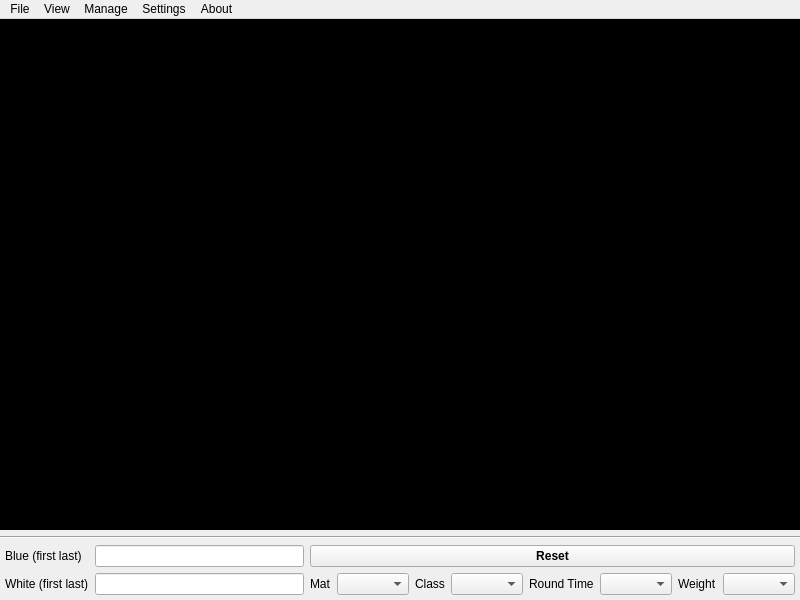
<?xml version="1.0" encoding="UTF-8"?>
<ui version="4.0">
 <class>MainWindow</class>
 <widget class="QMainWindow" name="MainWindow">
  <property name="windowModality">
   <enum>Qt::ApplicationModal</enum>
  </property>
  <property name="geometry">
   <rect>
    <x>0</x>
    <y>0</y>
    <width>800</width>
    <height>600</height>
   </rect>
  </property>
  <property name="sizePolicy">
   <sizepolicy hsizetype="Expanding" vsizetype="Expanding">
    <horstretch>0</horstretch>
    <verstretch>0</verstretch>
   </sizepolicy>
  </property>
  <property name="maximumSize">
   <size>
    <width>5000</width>
    <height>5000</height>
   </size>
  </property>
  <property name="windowTitle">
   <string>Ipponboard</string>
  </property>
  <property name="windowIcon">
   <iconset resource="../base/ipponboard.qrc">
    <normaloff>:/res/images/logo.png</normaloff>:/res/images/logo.png</iconset>
  </property>
  <property name="statusTip">
   <string notr="true"/>
  </property>
  <property name="whatsThis">
   <string notr="true"/>
  </property>
  <property name="documentMode">
   <bool>false</bool>
  </property>
  <property name="tabShape">
   <enum>QTabWidget::Rounded</enum>
  </property>
  <property name="dockOptions">
   <set>QMainWindow::AllowTabbedDocks|QMainWindow::AnimatedDocks</set>
  </property>
  <widget class="QWidget" name="centralWidget">
   <property name="autoFillBackground">
    <bool>false</bool>
   </property>
   <layout class="QVBoxLayout" name="verticalLayout_0" stretch="1,0,0">
    <property name="leftMargin">
     <number>0</number>
    </property>
    <property name="topMargin">
     <number>0</number>
    </property>
    <property name="rightMargin">
     <number>0</number>
    </property>
    <property name="bottomMargin">
     <number>5</number>
    </property>
    <item>
     <widget class="QFrame" name="frame_primary_view">
      <property name="styleSheet">
       <string notr="true">background-color: rgb(0, 0, 0);</string>
      </property>
      <property name="frameShape">
       <enum>QFrame::NoFrame</enum>
      </property>
      <property name="frameShadow">
       <enum>QFrame::Plain</enum>
      </property>
      <layout class="QVBoxLayout" name="verticalLayout_3">
       <property name="spacing">
        <number>0</number>
       </property>
       <property name="margin">
        <number>0</number>
       </property>
      </layout>
     </widget>
    </item>
    <item>
     <widget class="Line" name="line_2">
      <property name="orientation">
       <enum>Qt::Horizontal</enum>
      </property>
     </widget>
    </item>
    <item>
     <layout class="QGridLayout" name="gridLayout" rowstretch="0,0" columnstretch="0,0,0,0">
      <property name="leftMargin">
       <number>5</number>
      </property>
      <property name="topMargin">
       <number>0</number>
      </property>
      <property name="rightMargin">
       <number>5</number>
      </property>
      <item row="0" column="3">
       <widget class="QPushButton" name="button_reset">
        <property name="font">
         <font>
          <weight>75</weight>
          <bold>true</bold>
         </font>
        </property>
        <property name="text">
         <string>Reset</string>
        </property>
       </widget>
      </item>
      <item row="0" column="0">
       <widget class="QLabel" name="label">
        <property name="font">
         <font>
          <weight>50</weight>
          <bold>false</bold>
         </font>
        </property>
        <property name="styleSheet">
         <string notr="true"/>
        </property>
        <property name="text">
         <string>Blue (first last)</string>
        </property>
       </widget>
      </item>
      <item row="0" column="1">
       <widget class="QLineEdit" name="lineEdit_name_blue">
        <property name="styleSheet">
         <string notr="true"/>
        </property>
       </widget>
      </item>
      <item row="1" column="0">
       <widget class="QLabel" name="label_2">
        <property name="font">
         <font>
          <weight>50</weight>
          <bold>false</bold>
         </font>
        </property>
        <property name="styleSheet">
         <string notr="true"/>
        </property>
        <property name="text">
         <string>White (first last)</string>
        </property>
       </widget>
      </item>
      <item row="1" column="1">
       <widget class="QLineEdit" name="lineEdit_name_white">
        <property name="styleSheet">
         <string notr="true"/>
        </property>
       </widget>
      </item>
      <item row="1" column="3">
       <layout class="QHBoxLayout" name="horizontalLayout_2">
        <property name="leftMargin">
         <number>0</number>
        </property>
        <property name="topMargin">
         <number>0</number>
        </property>
        <property name="rightMargin">
         <number>0</number>
        </property>
        <item>
         <widget class="QLabel" name="label_4">
          <property name="text">
           <string>Mat</string>
          </property>
         </widget>
        </item>
        <item>
         <widget class="QComboBox" name="comboBox_mat"/>
        </item>
        <item>
         <widget class="QLabel" name="label_6">
          <property name="text">
           <string>Class</string>
          </property>
         </widget>
        </item>
        <item>
         <widget class="QComboBox" name="comboBox_weight_class"/>
        </item>
        <item>
         <widget class="QLabel" name="label_3">
          <property name="text">
           <string>Round Time</string>
          </property>
         </widget>
        </item>
        <item>
         <widget class="QComboBox" name="comboBox_time"/>
        </item>
        <item>
         <widget class="QLabel" name="label_5">
          <property name="text">
           <string>Weight</string>
          </property>
         </widget>
        </item>
        <item>
         <widget class="QComboBox" name="comboBox_weight"/>
        </item>
       </layout>
      </item>
     </layout>
    </item>
   </layout>
  </widget>
  <widget class="QMenuBar" name="menuBar">
   <property name="geometry">
    <rect>
     <x>0</x>
     <y>0</y>
     <width>800</width>
     <height>18</height>
    </rect>
   </property>
   <widget class="QMenu" name="menu">
    <property name="title">
     <string>File</string>
    </property>
    <addaction name="actionNeu"/>
    <addaction name="action_ffnen"/>
    <addaction name="actionSpeichern"/>
    <addaction name="separator"/>
    <addaction name="actionListe_importieren"/>
    <addaction name="actionListe_exportieren"/>
    <addaction name="separator"/>
    <addaction name="actionDrucken"/>
    <addaction name="separator"/>
    <addaction name="actionExit"/>
   </widget>
   <widget class="QMenu" name="menuAbout">
    <property name="title">
     <string>About</string>
    </property>
    <addaction name="actionVisit_Project_Homepage"/>
    <addaction name="actionAbout_Ipponboard"/>
   </widget>
   <widget class="QMenu" name="menuView">
    <property name="title">
     <string>View</string>
    </property>
    <addaction name="actionShow_SecondaryView"/>
   </widget>
   <widget class="QMenu" name="menuSettings">
    <property name="title">
     <string>Settings</string>
    </property>
    <addaction name="separator"/>
    <addaction name="actionTest_Gong"/>
    <addaction name="separator"/>
    <addaction name="actionPreferences"/>
   </widget>
   <widget class="QMenu" name="menuManage">
    <property name="enabled">
     <bool>true</bool>
    </property>
    <property name="title">
     <string>Manage</string>
    </property>
    <addaction name="actionVereine"/>
    <addaction name="actionListen"/>
   </widget>
   <addaction name="menu"/>
   <addaction name="menuView"/>
   <addaction name="menuManage"/>
   <addaction name="menuSettings"/>
   <addaction name="menuAbout"/>
  </widget>
  <action name="actionOpen">
   <property name="enabled">
    <bool>true</bool>
   </property>
   <property name="text">
    <string>Open</string>
   </property>
   <property name="shortcut">
    <string>Ctrl+O</string>
   </property>
  </action>
  <action name="actionSave">
   <property name="enabled">
    <bool>true</bool>
   </property>
   <property name="text">
    <string>Save</string>
   </property>
   <property name="shortcut">
    <string>Ctrl+S</string>
   </property>
  </action>
  <action name="actionExit">
   <property name="text">
    <string>Exit</string>
   </property>
   <property name="toolTip">
    <string>End Ipponboard</string>
   </property>
   <property name="shortcut">
    <string>Ctrl+Q</string>
   </property>
  </action>
  <action name="actionVisit_Project_Homepage">
   <property name="enabled">
    <bool>false</bool>
   </property>
   <property name="text">
    <string>Visit Project Homepage</string>
   </property>
  </action>
  <action name="actionAbout_Ipponboard">
   <property name="text">
    <string>About Ipponboard</string>
   </property>
   <property name="shortcut">
    <string>F1</string>
   </property>
  </action>
  <action name="actionShow_SecondaryView">
   <property name="checkable">
    <bool>true</bool>
   </property>
   <property name="text">
    <string>Show Secondary View</string>
   </property>
   <property name="toolTip">
    <string>Show secondary view</string>
   </property>
   <property name="shortcut">
    <string>F2</string>
   </property>
  </action>
  <action name="actionSelect_Font">
   <property name="text">
    <string>Select Font</string>
   </property>
  </action>
  <action name="actionSelect_Color">
   <property name="text">
    <string>Select Color</string>
   </property>
  </action>
  <action name="actionManage_Clubs">
   <property name="text">
    <string>Clubs</string>
   </property>
   <property name="toolTip">
    <string>Manage Clubs</string>
   </property>
  </action>
  <action name="actionReset_Scores">
   <property name="text">
    <string>Reset Scores</string>
   </property>
  </action>
  <action name="actionChange_Background">
   <property name="text">
    <string>Change Background</string>
   </property>
  </action>
  <action name="actionTest_Gong">
   <property name="enabled">
    <bool>true</bool>
   </property>
   <property name="text">
    <string>Test Gong</string>
   </property>
   <property name="shortcut">
    <string>Ctrl+G</string>
   </property>
  </action>
  <action name="actionController">
   <property name="text">
    <string>Controller</string>
   </property>
  </action>
  <action name="actionPreferences">
   <property name="text">
    <string>Preferences</string>
   </property>
  </action>
  <action name="actionLoad_Demo_Data">
   <property name="text">
    <string>Load Demo Data</string>
   </property>
  </action>
  <action name="actionNeu">
   <property name="enabled">
    <bool>false</bool>
   </property>
   <property name="text">
    <string>Neu</string>
   </property>
  </action>
  <action name="actionSpeichern">
   <property name="enabled">
    <bool>false</bool>
   </property>
   <property name="text">
    <string>Speichern</string>
   </property>
  </action>
  <action name="action_ffnen">
   <property name="enabled">
    <bool>false</bool>
   </property>
   <property name="text">
    <string>Öffnen</string>
   </property>
  </action>
  <action name="actionVereine">
   <property name="enabled">
    <bool>false</bool>
   </property>
   <property name="text">
    <string>Vereine</string>
   </property>
  </action>
  <action name="actionListen">
   <property name="enabled">
    <bool>false</bool>
   </property>
   <property name="text">
    <string>Listen</string>
   </property>
  </action>
  <action name="actionListe_importieren">
   <property name="enabled">
    <bool>false</bool>
   </property>
   <property name="text">
    <string>Liste importieren</string>
   </property>
  </action>
  <action name="actionListe_exportieren">
   <property name="enabled">
    <bool>false</bool>
   </property>
   <property name="text">
    <string>Liste exportieren</string>
   </property>
  </action>
  <action name="actionDrucken">
   <property name="enabled">
    <bool>false</bool>
   </property>
   <property name="text">
    <string>Drucken</string>
   </property>
  </action>
 </widget>
 <layoutdefault spacing="6" margin="11"/>
 <resources>
  <include location="../base/ipponboard.qrc"/>
 </resources>
 <connections>
  <connection>
   <sender>actionExit</sender>
   <signal>triggered()</signal>
   <receiver>MainWindow</receiver>
   <slot>close()</slot>
   <hints>
    <hint type="sourcelabel">
     <x>-1</x>
     <y>-1</y>
    </hint>
    <hint type="destinationlabel">
     <x>213</x>
     <y>180</y>
    </hint>
   </hints>
  </connection>
 </connections>
</ui>
